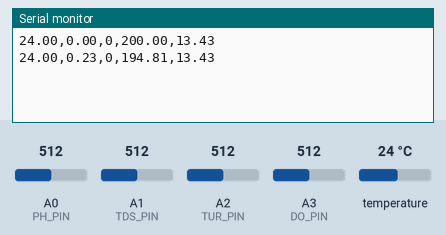
Simulated run of this sketch. Board: Arduino Uno, built with avr-gcc and run on an emulated ATmega328P. On the bench: the last lines printed to the serial monitor. The inputs (shaded band) are chosen by the test bench; at power-on: temperature 24 °C, A0 (PH_PIN) = 512, A2 (TUR_PIN) = 512, A3 (DO_PIN) = 512, A1 (TDS_PIN) = 512.

Above: at 2.4 s.
2.5 s: temperature set to 12 °C
At 3.2 s:
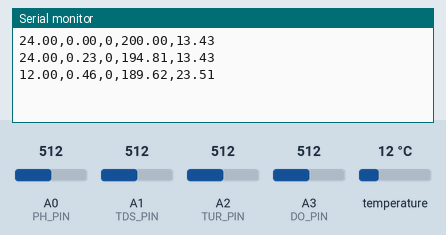
4.0 s: A0 (PH_PIN) set to 716
At 4.6 s:
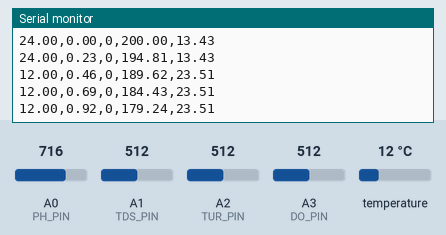
5.5 s: A2 (TUR_PIN) set to 716
At 6.7 s:
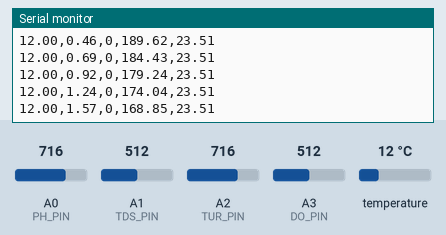
7.0 s: A3 (DO_PIN) set to 716
At 7.0 s:
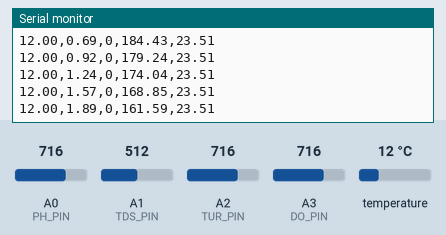
8.5 s: temperature set to 19 °C
At 9.3 s:
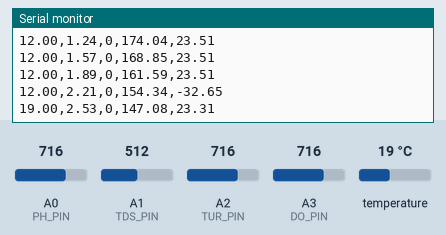
Timing chart, 0 to 11.5 s (numbered marks = the images above; inputs shaded):
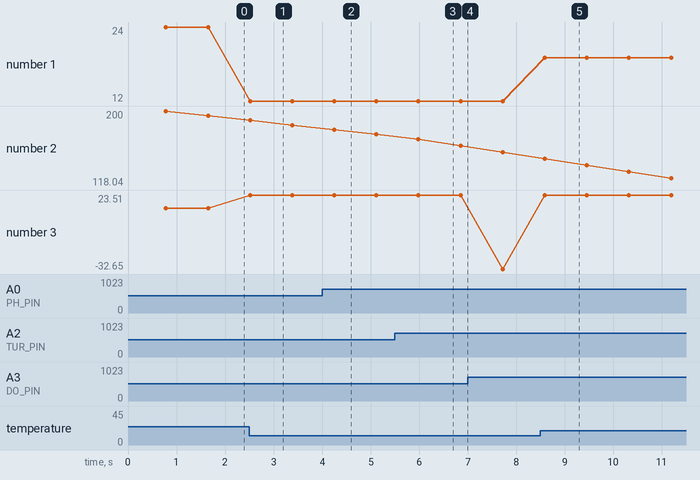

The sketch:

arduino_WaterQualityMonitoringSystem.ino
```cpp
#include <OneWire.h>
#include <DallasTemperature.h>

// ---------- Cảm biến pH -----------
#define PH_PIN A0
#define PH_OFFSET 0
#define PH_ARRAY_LENGTH 40
int pHArray[PH_ARRAY_LENGTH];
int pHIndex = 0;

// ---------- Cảm biến TDS ----------
#define TDS_PIN A1
#define VREF 5.0
#define TDS_SAMPLES 30
int tdsBuffer[TDS_SAMPLES];
int tdsIndex = 0;

// ---------- Cảm biến Độ đục (Turbidity) ----
#define TUR_PIN A2
#define TUR_SAMPLES 30
int turBuffer[TUR_SAMPLES];
int turIndex = 0;

// ---------- Cảm biến Nhiệt độ DS18B20 ------
#define ONE_WIRE_BUS 4
OneWire oneWire(ONE_WIRE_BUS);
DallasTemperature sensors(&oneWire);

// ---------- Cảm biến DO ----------
#define DO_PIN A3
#define DO_VREF 5000    // mV
#define ADC_RES 1024    // Độ phân giải ADC
#define TWO_POINT_CALIBRATION 0
#define CAL1_V 1600     // mV
#define CAL1_T 25       // °C
#define CAL2_V 1300     // mV
#define CAL2_T 15       // °C

const uint16_t DO_Table[41] = {
  14460, 14220, 13820, 13440, 13090, 12740, 12420, 12110, 11810, 11530,
  11260, 11010, 10770, 10530, 10300, 10080, 9860, 9660, 9460, 9270,
  9080, 8900, 8730, 8570, 8410, 8250, 8110, 7960, 7820, 7690,
  7560, 7430, 7300, 7180, 7070, 6950, 6840, 6730, 6630, 6530, 6410
};

int16_t readDO_raw(uint32_t voltage_mv, uint8_t temperature_c) {
#if TWO_POINT_CALIBRATION == 0
  uint16_t V_saturation = (uint32_t)CAL1_V + (uint32_t)35 * temperature_c - (uint32_t)CAL1_T * 35;
  return (voltage_mv * DO_Table[temperature_c] / V_saturation);
#else
  uint16_t V_saturation = (int16_t)((int8_t)temperature_c - CAL2_T) * ((uint16_t)CAL1_V - CAL2_V) / ((uint8_t)CAL1_T - CAL2_T) + CAL2_V;
  return (voltage_mv * DO_Table[temperature_c] / V_saturation);
#endif
}

void setup() {
  Serial.begin(9600);
  pinMode(TDS_PIN, INPUT);
  sensors.begin();
}

void loop() {
  // Lấy dữ liệu từ các cảm biến
  float currentTemp = readTemperature();
  float phValue = readPH();
  float tdsValue = readTDS(currentTemp);
  float turbValue = readTurbidity();

  // Đọc DO (raw: μg/L) và chuyển sang mg/L
  float doValue_mgL = readDO_raw(
      (uint32_t)DO_VREF * analogRead(DO_PIN) / ADC_RES,
      (uint8_t)currentTemp
  ) / 1000.0;

  // Gửi dữ liệu qua Serial dưới dạng chuỗi CSV
  Serial.print(currentTemp, 2);
  Serial.print(",");
  Serial.print(phValue, 2);
  Serial.print(",");
  Serial.print(tdsValue, 0);
  Serial.print(",");
  Serial.print(turbValue, 2);
  Serial.print(",");
  Serial.println(doValue_mgL, 2);

  delay(100);
}

float readTemperature() {
  sensors.requestTemperatures();
  return sensors.getTempCByIndex(0);
}

float readPH() {
  pHArray[pHIndex++] = analogRead(PH_PIN);
  if (pHIndex == PH_ARRAY_LENGTH) pHIndex = 0;
  float pHVoltage = (averageArray(pHArray, PH_ARRAY_LENGTH) / 1024.0) * 5.0;
  return 3.50 * pHVoltage + PH_OFFSET;
}

float readTDS(float temperature) {
  tdsBuffer[tdsIndex++] = analogRead(TDS_PIN);
  if (tdsIndex >= TDS_SAMPLES) tdsIndex = 0;
  int tdsFiltered = medianFilter(tdsBuffer, TDS_SAMPLES);
  float voltage = (tdsFiltered / 1024.0) * VREF;
  float compensation = 1.0 + 0.02 * (temperature - 25.0);
  float compVoltage = voltage / compensation;
  return (133.42 * compVoltage * compVoltage * compVoltage
         - 255.86 * compVoltage * compVoltage
         + 857.39 * compVoltage) * 0.05;
}

float readTurbidity() {
  turBuffer[turIndex++] = analogRead(TUR_PIN);
  if (turIndex >= TUR_SAMPLES) turIndex = 0;
  float turVoltage = averageArray(turBuffer, TUR_SAMPLES) * 5.0 / 1024.0;
  float U0 = 3.44;
  float f = turVoltage / U0;
  float turbValue = (1.0 - f) * 200;
  if (turbValue < 0) turbValue = 0;
  return turbValue;
  // return turVoltage;
}

// Hàm tính trung bình, bỏ qua giá trị min và max
float averageArray(int* arr, int size) {
  if (size <= 2) return 0;
  long sum = 0;
  int maxVal = arr[0];
  int minVal = arr[0];
  for (int i = 0; i < size; i++) {
    if (arr[i] > maxVal) maxVal = arr[i];
    if (arr[i] < minVal) minVal = arr[i];
    sum += arr[i];
  }
  sum = sum - maxVal - minVal;
  return (float)sum / (size - 2);
}

// Hàm lọc trung vị
int medianFilter(int *arr, int len) {
  int sorted[len];
  memcpy(sorted, arr, sizeof(int) * len);
  for (int i = 0; i < len - 1; i++) {
    for (int j = 0; j < len - i - 1; j++) {
      if (sorted[j] > sorted[j + 1]) {
        int temp = sorted[j];
        sorted[j] = sorted[j + 1];
        sorted[j + 1] = temp;
      }
    }
  }
  if (len % 2 == 0)
    return (sorted[len / 2 - 1] + sorted[len / 2]) / 2;
  else
    return sorted[len / 2];
}
```

Measured:
- after the input at 2.5 s, the serial monitor: prints a new line at once (image 1)
- after the input at 8.5 s, the serial monitor: prints a new line after 0.09 s (image 5)
- plotted number 1: 24 → 12 after the input at 2.5 s, 12 → 19 after the input at 8.5 s
- plotted number 2: 174.04 → 161.59 after the input at 5.5 s
- plotted number 3: 13.43 → 23.51 after the input at 2.5 s, 23.51 → -32.65 after the input at 7.0 s, -32.65 → 23.31 after the input at 8.5 s
